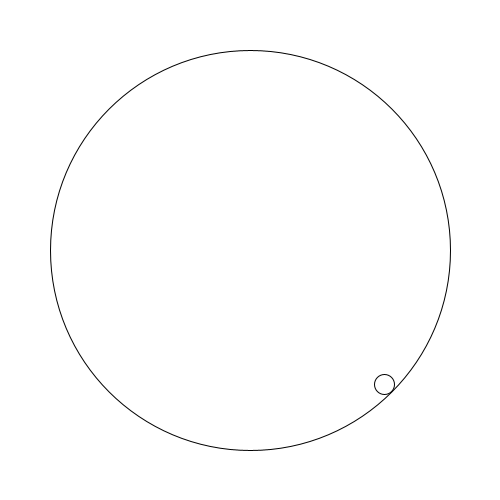
Frame 1 (no input)
Frame 60 (the mouse pressed at the canvas centre just before this capture): identical to frame 1, image omitted
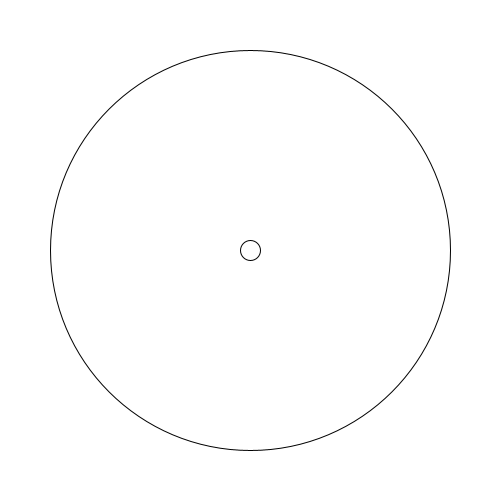
Frame 120 (the mouse held since frame 60 and released just before this capture)

The Processing sketch that drew these frames (run headless with seeded random() and noise(); from frame 60 on, the mouse is pressed at the canvas centre):

// Processing sketch: minimal_goat
// ── minimal_goat.pde
/*
 * Scared goat: minimal example using PVector
 * @author Franziska Schneider
 */

PVector goat, center;
final float radius = 200, goatRadius = 10;

void setup() {
  size(500, 500);
  center = new PVector(width / 2, height / 2);
}

void draw() {
  // goat's realtive position from center:
  // create from copy: vector pointing away from mouse to center
  // set magnitude to circle radius because goat is always on the edge
  goat = center.copy()
               .sub(mouseX, mouseY)
               .setMag(radius - goatRadius); 
  
  background(255);
  // draw center
  circle(center.x, center.y, radius*2);
  // draw goat: add goat vector to center coordinates
  circle(goat.x + center.x, goat.y + center.y, goatRadius*2);
}
